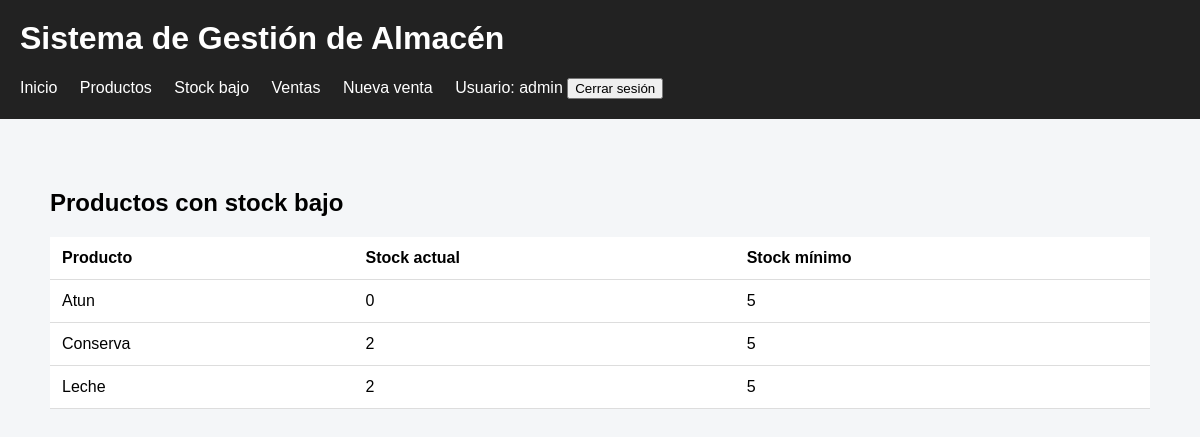
The page /stock-bajo/ (signed in) on the database its author committed.
### inventario/models.py (models this page shows, shortened)
class Producto(models.Model):
    nombre = models.CharField(max_length=100)
    categoria = models.CharField(max_length=100)
    precio = models.PositiveIntegerField(
        validators=[MinValueValidator(1)]
    )
    stock = models.PositiveIntegerField(default=0)
    stock_minimo = models.PositiveIntegerField(default=5)
    activo = models.BooleanField(default=True)
    fecha_creacion = models.DateTimeField(auto_now_add=True)
    fecha_actualizacion = models.DateTimeField(auto_now=True)
    class Meta:
        ordering = ['nombre']

### inventario/views.py (the view)
# urls.py: path('stock-bajo/', views.stock_bajo, name='stock_bajo'),
@login_required
def stock_bajo(request):
    productos = Producto.objects.filter(
        activo=True,
        stock__lte=models.F('stock_minimo')
    )
    return render(
        request,
        'inventario/stock_bajo.html',
        {'productos': productos}
    )

### inventario/templates/inventario/stock_bajo.html
{% extends 'inventario/base.html' %}
{% block content %}
<h2>Productos con stock bajo</h2>
<table>
    <thead>
        <tr>
            <th>Producto</th>
            <th>Stock actual</th>
            <th>Stock mínimo</th>
        </tr>
    </thead>
    <tbody>
        {% for producto in productos %}
        <tr>
            <td>{{ producto.nombre }}</td>
            <td>{{ producto.stock }}</td>
            <td>{{ producto.stock_minimo }}</td>
        </tr>
        {% empty %}
        <tr>
            <td colspan="3">
                No existen productos con stock bajo.
            </td>
        </tr>
        {% endfor %}
    </tbody>
</table>
{% endblock %}

### inventario/templates/inventario/base.html (shortened to what this page needs)
<!DOCTYPE html>
<html lang="es">
<head>
</head>
<body>
<header>
    <h1>Sistema de Gestión de Almacén</h1>
    <nav>
    <a href="{% url 'inicio' %}">Inicio</a>
    <a href="{% url 'productos' %}">Productos</a>
    <a href="{% url 'stock_bajo' %}">Stock bajo</a>
    <a href="{% url 'ventas' %}">Ventas</a>
    <a href="{% url 'registrar_venta' %}">Nueva venta</a>
    {% if user.is_authenticated %}
        <span>
            Usuario: {{ user.username }}
        </span>
        <form method="post"
              action="{% url 'logout' %}"
              style="display: inline;">
            <button type="submit">
                Cerrar sesión
            </button>
        </form>
    {% endif %}
    </nav>
</header>
<main>
    {% block content %}
    {% endblock %}
</main>
</body>
</html>

### inventario/templates/inventario/base.html (style rules this page uses)
body { font-family: Arial, sans-serif; margin: 0; background-color: #f4f6f8; }
header { background-color: #222; color: white; padding: 20px; }
header h1 { margin-top: 0; }
nav a { color: white; margin-right: 18px; text-decoration: none; }
main { max-width: 1100px; margin: 30px auto; padding: 20px; }
table { width: 100%; border-collapse: collapse; background: white; }
th, td { padding: 12px; border-bottom: 1px solid #ddd; text-align: left; }

### rows shown on the page
Producto: nombre "Atun", stock "0", stock_minimo "5"
Producto: nombre "Conserva", stock "2", stock_minimo "5"
Producto: nombre "Leche", stock "2", stock_minimo "5"

### other values the page prints
{{ user.username }} "admin"
